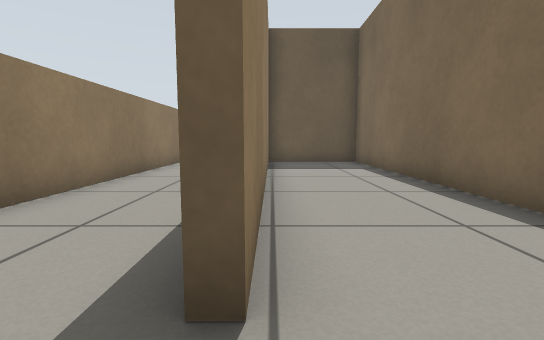
View 1 (above)

20 first-person views from a walk through a Gazebo world. The camera is 0.45 m above the floor, tilts 6° down and sees 85° across. The floor is counted in squares, 0.5 m on a side. Each view is taken from the middle of a square. On the plan, view 1 faces up. The plan holds only what a view shows up to about 11 squares ahead; the rest is blank.

View 2
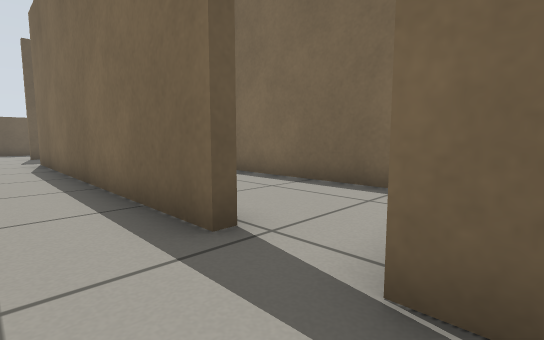

View 3
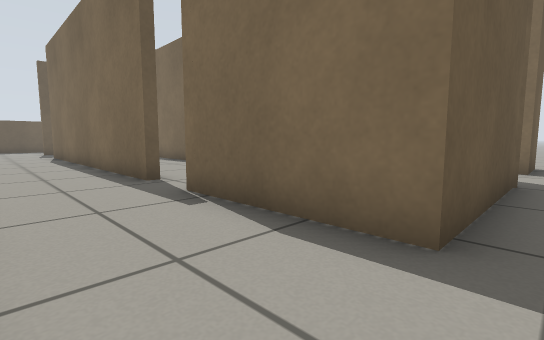

View 4
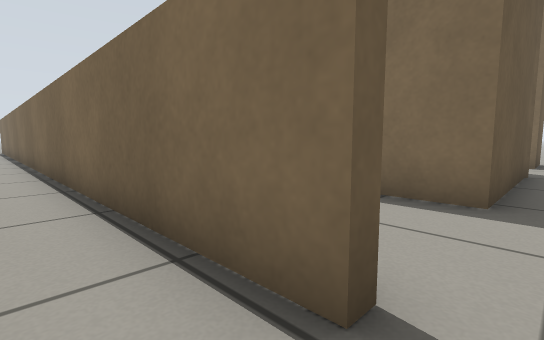

View 5
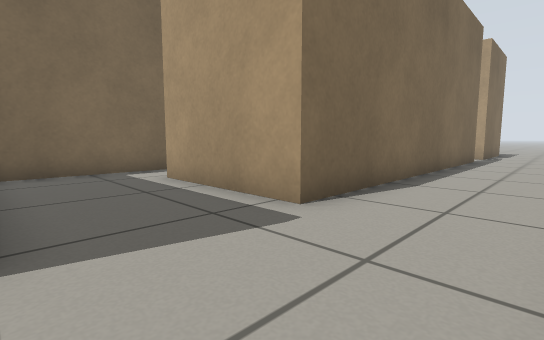

View 6
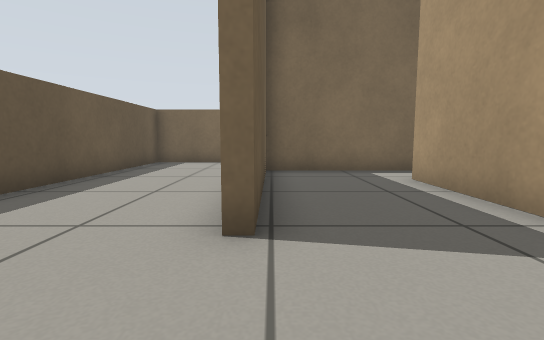

View 7
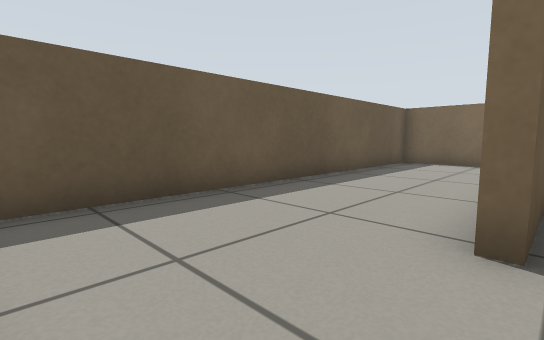

View 8
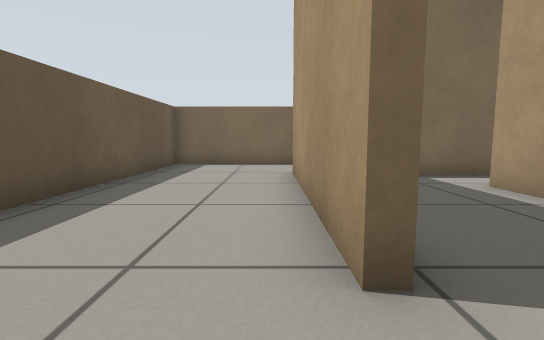

View 9
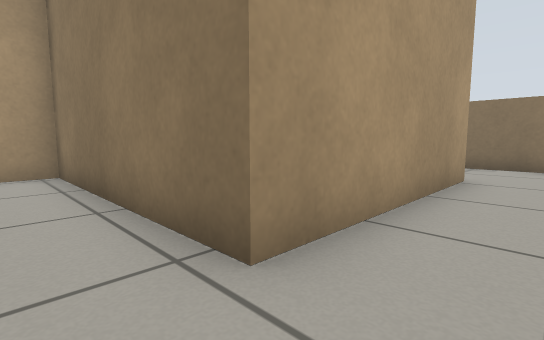

View 10
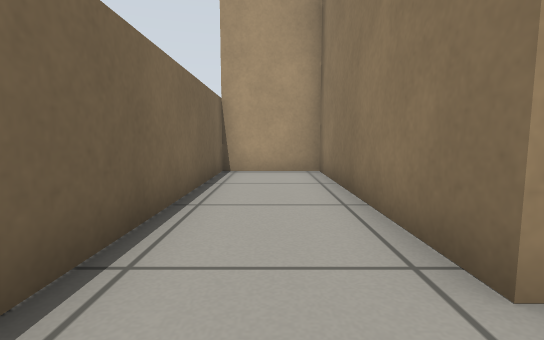

View 11
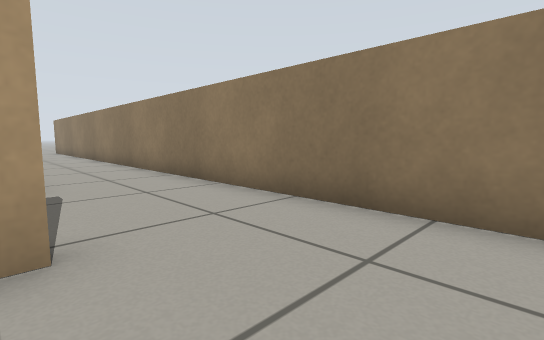

View 12
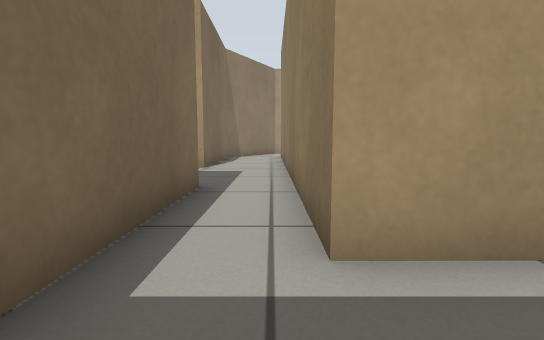

View 13
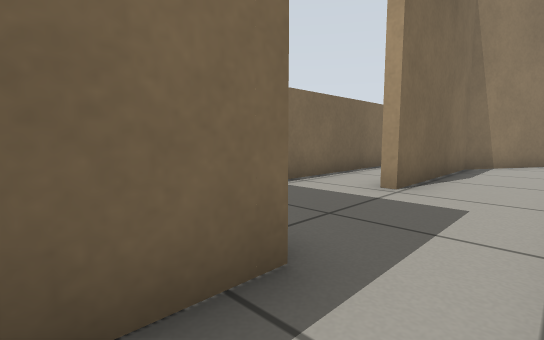

View 14
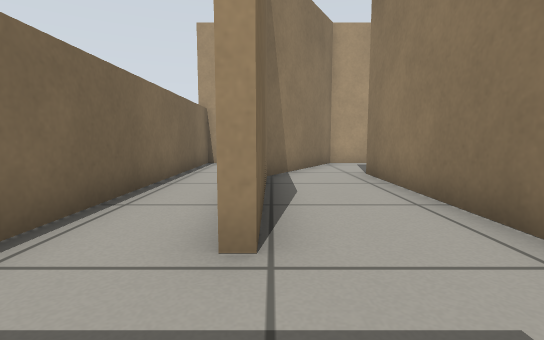

View 15
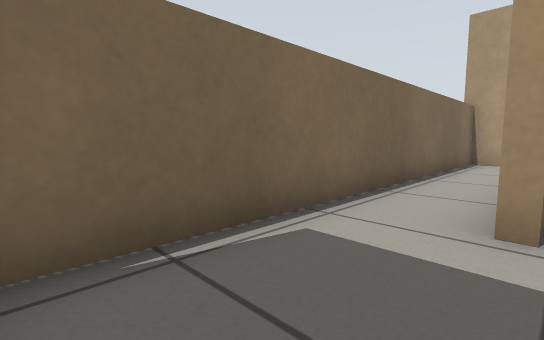

View 16
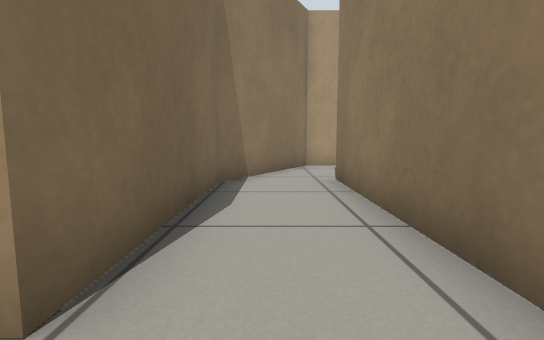

View 17
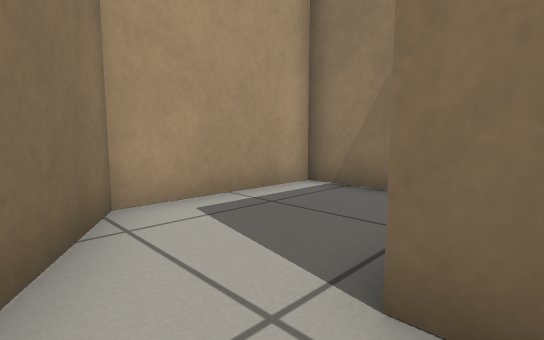

View 18
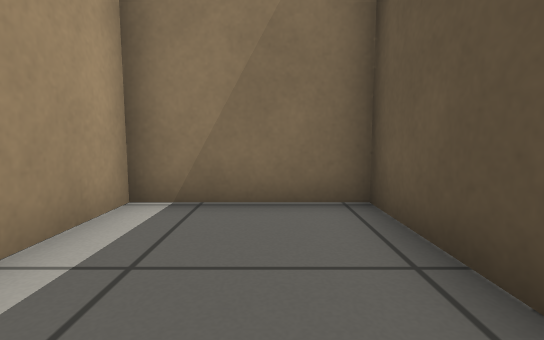

View 19
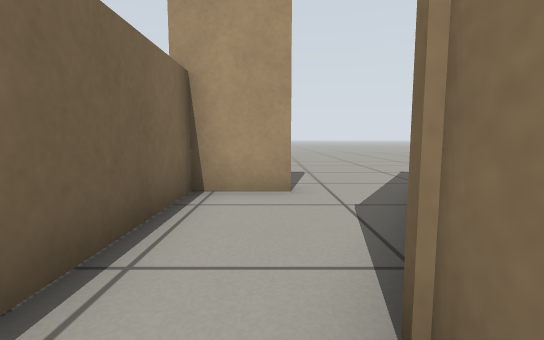

View 20
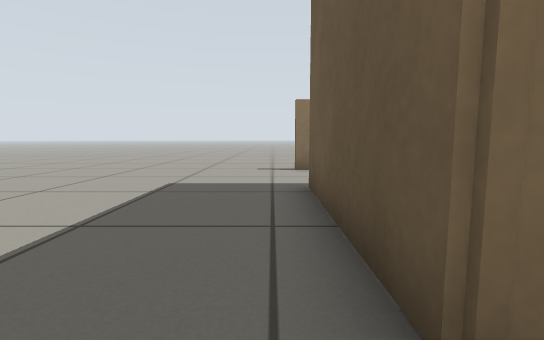

### Floor plan
Points are (right, up) in squares from view 1. A wall is a line through its corners. A room is listed if a view was taken in it or the views show most of it. See-through windows are left out.
Room 1 (views 1, 2, 3, 5, 6, 7, 8, 9, 10, 11, 12, 20)
walls: (-0.4, 1.4) (-0.4, 11.9) (3.6, 11.9); (5.4, 12.5) (5.4, 15.2) (-0.4, 15.2); (-0.4, 15.5) (5.7, 15.5) (5.7, 8.8) (8.4, 8.8) (8.4, 19.4) (-2.9, 19.4); (-3.5, -3.9) (-3.5, -4.4); (-3.5, 18) (-3.5, 3.8); (4.1, -4.3) (-0.4, -4.3) (-0.4, -0.3); (8.7, -4.3) (6.6, -4.3)
ways out: opening at (-4, -5.5) to room 2; opening at (7.5, -5.5) to room 2; opening at (4, 13) to room 3; opening at (6, -4) to room 5; opening at (0, 0.5) to room 6
Room 2 (view 4)
walls: (-3.8, -4.4) (-3.8, 9.5)
ways out: opening at (-4, -5.5) to room 1; opening at (7.5, -5.5) to room 1
Room 3 (views 13, 14, 15, 16, 17)
walls: (5.4, 8.4) (5.4, 12.5); (8.4, 4.5) (8.4, 8); (5, -1.9) (6.1, -0.1) (6.1, 4.7) (6.5, 4.7); (3.6, 11.9) (3.6, -0.6)
ways out: opening at (4, 13) to room 1; opening at (4, -2) to room 4; opening at (7, 5) to room 5
Room 4 (view 18)
walls: (2.6, -0.6) (-0.1, -0.6) (-0.1, -4) (3.8, -4) (5, -1.9)
ways out: opening at (4, -2) to room 3
Room 5 (view 19)
walls: (6.4, 0.5) (6.4, -0.4); (6.6, -4) (8.4, -4) (8.4, 4.5)
ways out: opening at (6, -4) to room 1; opening at (7, 5) to room 3
Room 6 (no view inside)
walls: (-0.1, 8.1) (-0.1, 1.4); (3.3, 1.2) (3.3, 11.1)
ways out: opening at (0, 0.5) to room 1

Where each view was taken, in squares from view 1:
view 1: 0 up, 0 right, facing up
view 2: 1 down, 2 left, facing up-right
view 3: 5 down, 3 left, facing up-right
view 4: 5 down, 5 left, facing up-right
view 5: 15 up, 3 left, facing down-right
view 6: 15 up, 3 left, facing right
view 7: 15 up, 3 left, facing up-right
view 8: 16 up, 2 left, facing right
view 9: 17 up, 7 right, facing down-left
view 10: 17 up, 7 right, facing down
view 11: 18 up, 0 right, facing down-left
view 12: 14 up, 4 right, facing down
view 13: 10 up, 4 right, facing down-right
view 14: 7 up, 6 right, facing down
view 15: 8 up, 6 right, facing down-right
view 16: 6 up, 5 right, facing down
view 17: 0 up, 5 right, facing down-left
view 18: 2 down, 4 right, facing left
view 19: 1 up, 7 right, facing down
view 20: 5 down, 5 right, facing left
